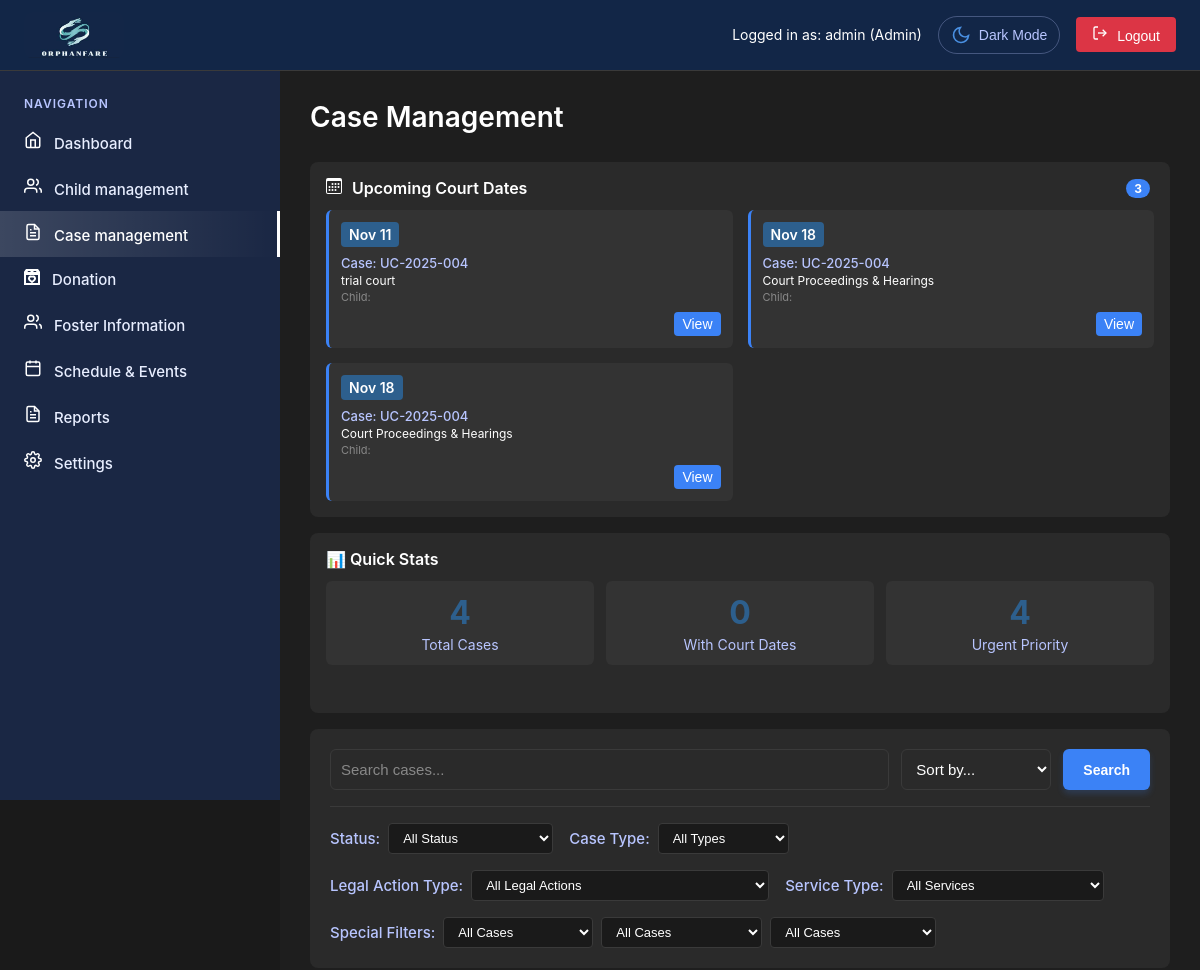
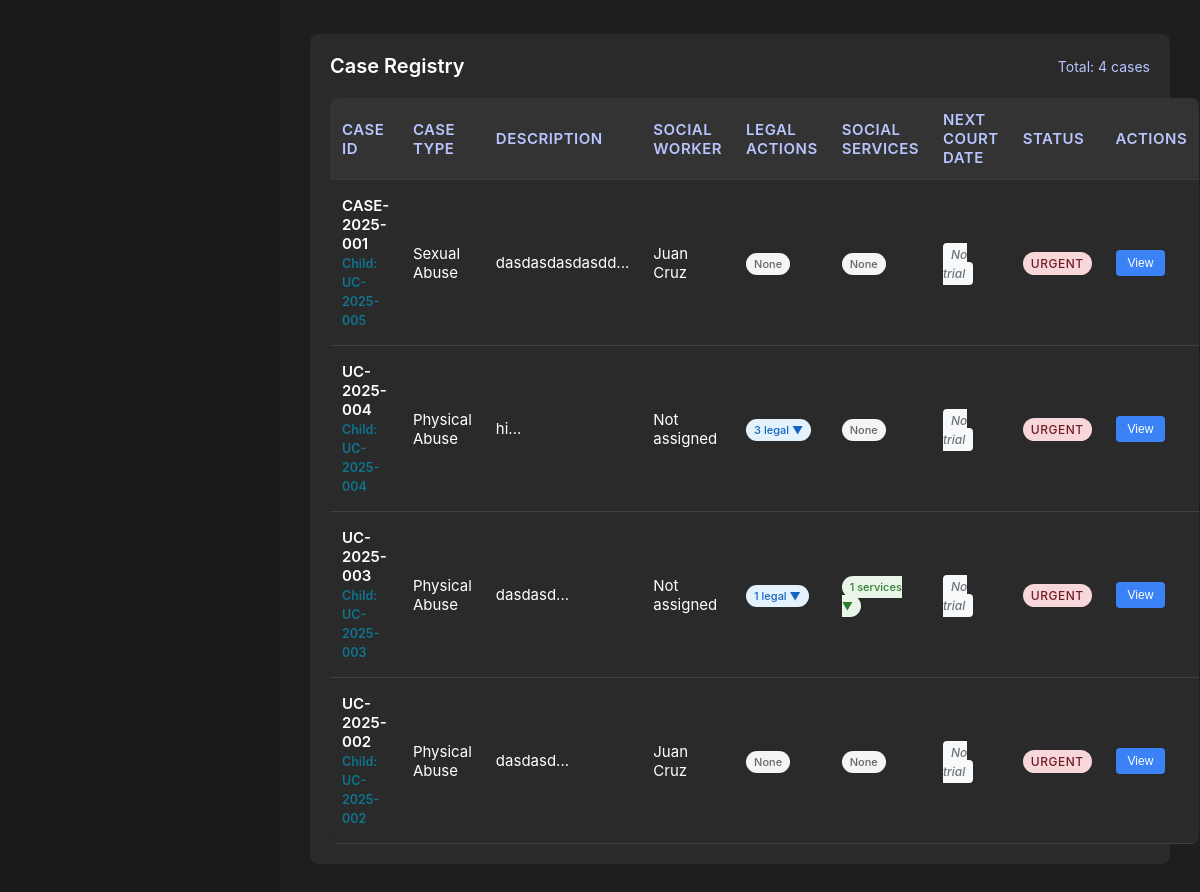
/admin/case-management.php (signed in), run on the app's committed database (2 pictures, top to bottom).
### tables this page shows
CREATE TABLE `users` (
  `id` int(11) NOT NULL,
  `username` varchar(50) NOT NULL,
  `email` varchar(100) NOT NULL,
  `password` varchar(255) NOT NULL,
  `role` enum('super_admin','admin','user','Social Worker','Social Welfare Assistant') DEFAULT 'user',
  `status` enum('active','inactive','pending') DEFAULT 'pending',
  `created_at` timestamp NOT NULL DEFAULT current_timestamp(),
  `updated_at` timestamp NOT NULL DEFAULT current_timestamp() ON UPDATE current_timestamp(),
  `two_factor_secret` varchar(32) DEFAULT NULL,
  `two_factor_enabled` tinyint(1) DEFAULT 0,
  `two_factor_verified` tinyint(1) DEFAULT 0,
  `two_factor_backup_codes` text DEFAULT NULL,
  `last_login` timestamp NULL DEFAULT NULL,
  `last_password_change` timestamp NOT NULL DEFAULT current_timestamp(),
  `failed_attempts` int(11) DEFAULT 0,
  `account_locked` tinyint(1) DEFAULT 0,
  `is_active` tinyint(1) DEFAULT 1
);

CREATE TABLE `legal_actions` (
  `id` int(11) NOT NULL,
  `case_id` varchar(20) NOT NULL,
  `type` varchar(100) NOT NULL,
  `date` date NOT NULL,
  `status` enum('Scheduled','Completed','Cancelled') DEFAULT 'Scheduled',
  `notes` text DEFAULT NULL,
  `created_at` timestamp NOT NULL DEFAULT current_timestamp(),
  `updated_at` timestamp NOT NULL DEFAULT current_timestamp() ON UPDATE current_timestamp()
);

CREATE TABLE `cases` (
  `id` int(11) NOT NULL,
  `case_id` varchar(20) NOT NULL,
  `case_type` varchar(100) NOT NULL,
  `child_name` varchar(100) NOT NULL,
  `child_age` int(11) NOT NULL,
  `child_gender` enum('Male','Female') NOT NULL,
  `current_location` text DEFAULT NULL,
  `birth_date` date DEFAULT NULL,
  `birth_place` varchar(255) DEFAULT NULL,
  `educational_attention` varchar(255) DEFAULT NULL,
  `contact_number` varchar(20) DEFAULT NULL,
  `reported_by` varchar(100) NOT NULL,
  `reporter_relation` varchar(100) DEFAULT NULL,
  `reporter_phone` varchar(20) DEFAULT NULL,
  `reporter_email` varchar(100) DEFAULT NULL,
  `expected_date` date NOT NULL,
  `description` text NOT NULL,
  `priority` enum('urgent','high','medium','low') DEFAULT 'medium',
  `social_worker` varchar(100) DEFAULT NULL,
  `current_status` varchar(50) DEFAULT NULL,
  `status` enum('Open','Under Investigation','Court Action Pending','Closed') DEFAULT 'Open',
  `created_date` datetime NOT NULL DEFAULT current_timestamp(),
  `created_by` int(11) NOT NULL,
  `created_at` timestamp NOT NULL DEFAULT current_timestamp(),
  `updated_at` timestamp NOT NULL DEFAULT current_timestamp() ON UPDATE current_timestamp(),
  `linked_child_id` varchar(20) DEFAULT NULL,
  `cf_incident_date` date DEFAULT NULL,
  `cf_incident_location` varchar(255) DEFAULT NULL,
  `cf_perpetrator_name` varchar(100) DEFAULT NULL,
  `cf_perpetrator_relation` varchar(100) DEFAULT NULL,
  `cf_evidence_notes` text DEFAULT NULL,
  `cf_risk_level` varchar(50) DEFAULT NULL,
  `cf_case_priority` varchar(50) DEFAULT NULL,
  `cf_investigation_status` varchar(100) DEFAULT NULL
);

### admin/case-management.php (the view, shortened to what the rows shown need)
<?php
require_once 'includes/header.php';
function getStatusBadgeClass($status) {
    switch (strtolower($status)) {
        case 'urgent': return 'status-urgent';
        case 'open': return 'status-active';
    }
}
function getSocialWorkerName($socialWorkerId) {
    $socialWorkers = [
        'maria-santos' => 'Maria Santos',
        'juan-cruz' => 'Juan Cruz',
        'lisa-gonzalez' => 'Lisa Gonzalez',
        'carlos-reyes' => 'Carlos Reyes'
    ];
    return $socialWorkers[$socialWorkerId] ?? 'Not assigned';
}
function getUpcomingTrials($pdo) {
    $today = date('Y-m-d');
    $trials = [];
    try {
        $stmt = $pdo->prepare("
            SELECT la.*, c.case_id, c.child_name, c.case_type
            FROM legal_actions la
            LEFT JOIN cases c ON la.case_id = c.case_id
            WHERE la.type LIKE '%court%' OR la.type LIKE '%trial%' OR la.type LIKE '%hearing%'
            AND la.date >= ?
            ORDER BY la.date ASC
        ");
        $stmt->execute([$today]);
        $trials = $stmt->fetchAll();
    } catch (Exception $e) {
        error_log("Error fetching upcoming trials: " . $e->getMessage());
    }
    return $trials;
}
$whereClause = "WHERE 1=1";
$params = [];
$orderBy = "ORDER BY created_date DESC";
$cases = [];
$legalActionsCount = [];
$socialServicesCount = [];
$upcomingCourtDates = [];
try {
    $query = "
        SELECT c.*,
               (SELECT COUNT(*) FROM legal_actions la WHERE la.case_id = c.case_id) as legal_actions_count,
               (SELECT COUNT(*) FROM social_services ss WHERE ss.case_id = c.case_id) as social_services_count,
               (SELECT MIN(la.date) FROM legal_actions la
                WHERE la.case_id = c.case_id
                AND (la.type LIKE '%court%' OR la.type LIKE '%trial%' OR la.type LIKE '%hearing%')
                AND la.date >= CURDATE()) as next_court_date
        FROM cases c
        $whereClause
        $orderBy
    ";
    $stmt = $pdo->prepare($query);
    $stmt->execute($params);
    $cases = $stmt->fetchAll();
    foreach ($cases as $case) {
        $caseId = $case['case_id'];
        $legalActionsCount[$caseId] = $case['legal_actions_count'];
        $socialServicesCount[$caseId] = $case['social_services_count'];
        $upcomingCourtDates[$caseId] = $case['next_court_date'];
    }
} catch (Exception $e) {
    error_log("Database error in case management: " . $e->getMessage());
}
$upcomingTrials = getUpcomingTrials($pdo);
$canEdit = $permissionManager->hasPermission('case_management', 'edit');
?>
<main class="main-content">
    <div class="page-header">
        <h1 class="page-title">Case Management
        </h1>
    </div>
                <div class="case-sidebar">
                        <div class="sidebar-section">
                                <?php if (!empty($upcomingTrials)): ?>
                                    <div class="upcoming-trials-list">
                                        <?php foreach ($upcomingTrials as $trial): ?>
                                            <div class="trial-item">
                                                <div class="trial-date">
                                                    <?php echo date('M j', strtotime($trial['date'])); ?>
                                                </div>
                                                <div class="trial-info">
                                                    <div class="trial-case">Case: <?php echo htmlspecialchars($trial['case_id']); ?></div>
                                                    <div class="trial-type"><?php echo htmlspecialchars($trial['type']); ?></div>
                                                    <div class="trial-child">Child: <?php echo htmlspecialchars($trial['child_name'] ?? 'Unknown'); ?></div>
                                                </div>
                                                <div class="trial-actions">
                                                    <button class="btn-small" onclick="viewCase('<?php echo htmlspecialchars($trial['case_id']); ?>')">View</button>
                                                </div>
                                            </div>
                                        <?php endforeach; ?>
                                    </div>
                                <?php else: ?>
                                    <div class="no-upcoming-trials">
                                        No upcoming court dates
                                    </div>
                                <?php endif; ?>
                        </div>
    <div class="case-management-layout">
        <div class="case-main-content">
            <div class="registry-section">
                <div class="registry-header">
                    <h2 class="registry-title">Case Registry</h2>
                </div>
                <table class="foster-table">
                    <thead>
                        <tr>
                            <th>Case ID</th>
                            <th>Case Type</th>
                            <th>Description</th>
                            <th>Social Worker</th>
                            <th>Legal Actions</th>
                            <th>Social Services</th>
                            <th>Next Court Date</th>
                            <th>Status</th>
                            <th>Actions</th>
                        </tr>
                    </thead>
                    <tbody id="caseTableBody">
                        <?php foreach ($cases as $case):
                            $caseId = $case['case_id'];
                            $legalCount = $legalActionsCount[$caseId] ?? 0;
                            $socialCount = $socialServicesCount[$caseId] ?? 0;
                            $nextCourtDate = $upcomingCourtDates[$caseId] ?? null;
                        ?>
                        <tr <?php if ($canEdit): ?>onclick="viewCaseDetails('<?php echo htmlspecialchars($caseId); ?>')" style="cursor: pointer;"<?php else: ?>style="cursor: not-allowed;"<?php endif; ?>>
                            <td class="foster-id"><?php echo htmlspecialchars($caseId); ?>
                                <?php if ($case['linked_child_id']): ?>
                                    <br><small style="color: #0E7490;">Child: <?php echo htmlspecialchars($case['linked_child_id']); ?></small>
                                <?php endif; ?>
                            </td>
                            <td><?php echo htmlspecialchars(ucfirst($case['case_type'] ?? 'Unknown')); ?></td>
                            <td class="notes-cell"><?php echo htmlspecialchars($case['description'] ? substr($case['description'], 0, 50) . '...' : 'No description'); ?></td>
                            <td><?php echo htmlspecialchars(getSocialWorkerName($case['social_worker'] ?? '')); ?></td>
                            <td>
                                <?php if ($legalCount > 0): ?>
                                    <div class="actions-dropdown">
                                        <span class="count-badge legal-count" onclick="event.stopPropagation(); toggleActions(this)">
                                            <?php echo $legalCount; ?> legal ▼
                                        </span>
                                    </div>
                                <?php else: ?>
                                    <span class="count-badge no-data">None</span>
                                <?php endif; ?>
                            </td>
                            <td>
                                <?php if ($socialCount > 0): ?>
                                    <div class="services-dropdown">
                                        <span class="count-badge social-count" onclick="event.stopPropagation(); toggleServices(this)">
                                            <?php echo $socialCount; ?> services ▼
                                        </span>
                                    </div>
                                <?php else: ?>
                                    <span class="count-badge no-data">None</span>
                                <?php endif; ?>
                            </td>
                            <td>
                                <?php if ($nextCourtDate): ?>
                                    <span class="court-date upcoming"><?php echo date('M j, Y', strtotime($nextCourtDate)); ?></span>
                                <?php else: ?>
                                    <span class="court-date none">No trial</span>
                                <?php endif; ?>
                            </td>
                            <td>
                                <?php
                                $statusText = $case['status'] ?? 'Unknown';
                                $statusClass = getStatusBadgeClass($case['status'] ?? '');
                                if (($case['status'] ?? '') === 'Open' && ($case['priority'] ?? '')) {
                                    $statusText = ucfirst($case['priority']);
                                    $statusClass = getStatusBadgeClass($case['priority']);
                                }
                                ?>
                                <span class="status-badge <?php echo $statusClass; ?>"><?php echo htmlspecialchars($statusText); ?></span>
                            </td>
                            <td onclick="event.stopPropagation();">
                                <?php if ($canEdit): ?>
                                    <button class="view-btn" onclick="viewCase('<?php echo htmlspecialchars($caseId); ?>')">View</button>
                                <?php else: ?>
                                    <button class="view-btn" disabled title="Read-only mode - No actions allowed">View</button>
                                <?php endif; ?>
                            </td>
                        </tr>
                        <?php endforeach; ?>
                    </tbody>
                </table>
            </div>
        </div>
        </div>
    </div>
</main>
<?php
require_once 'includes/footer.php';
?>

### admin/includes/header.php (shortened to what the rows shown need)
<?php
require_once '../config/database.php';
require_once 'auth.php';
$currentUser = getCurrentUser();
try {
    $stmt = $pdo->prepare("SELECT role FROM users WHERE id = ?");
    $stmt->execute([$currentUser['id']]);
    $dbUser = $stmt->fetch(PDO::FETCH_ASSOC);
    if ($dbUser && $dbUser['role']) {
        $currentUser = getCurrentUser();
    }
} catch (Exception $e) {
}
require_once 'permissions.php';
?>
<!DOCTYPE html>
<html lang="en">
<head>
    <link rel="stylesheet" href="../css/common.css">
    <link rel="stylesheet" href="../css/admin.css">
</head>
<body>
    <div class="dashboard-container">
        <div class="top-header">
            <div class="user-info">
                <span class="user-status">Logged in as: <?php echo htmlspecialchars($currentUser['username'] ?? 'Admin'); ?> (<?php
                    $roleDisplay = match($currentUser['role']) {
                        'super_admin' => 'Super Admin',
                        'admin' => 'Admin',
                        'Social Worker' => 'Social Worker',
                        'Social Welfare Assistant' => 'Social Welfare Assistant',
                        default => ucfirst($currentUser['role'])
                    };
                    echo htmlspecialchars($roleDisplay);
                ?>)</span>
                <button id="themeToggle" class="theme-toggle">
                    <span class="theme-icon">
                    </span>
                    <span class="text">Dark Mode</span>
                </button>
                <button class="logout-btn" onclick="logout()">
                    <svg width="16" height="16" viewBox="0 0 24 24" fill="none" stroke="currentColor" stroke-width="2" style="margin-right: 5px;">
                        <path d="M9 21H5a2 2 0 0 1-2-2V5a2 2 0 0 1 2-2h4"/>
                        <polyline points="16 17 21 12 16 7"/>
                        <line x1="21" y1="12" x2="9" y2="12"/>
                    </svg>
                    Logout
                </button>
            </div>
        </div>

### data on the page
users: role "admin", role "Admin"
legal_actions: date "Nov 11", cases.case_id "UC-2025-004", type "trial court"
legal_actions: date "Nov 18", cases.case_id "UC-2025-004", type "Court Proceedings & Hearings"
legal_actions: date "Nov 18", cases.case_id "UC-2025-004", type "Court Proceedings & Hearings"
cases: case "CASE-2025-001", linked_child "UC-2025-005", case_type "Sexual Abuse", description "dasdasdasdasdd...", social_worker "Juan Cruz", shows "None", priority "URGENT"
cases: case "UC-2025-004", linked_child "UC-2025-004", case_type "Physical Abuse", description "hi...", social_worker "Not assigned", legalCount "3", shows "None", priority "URGENT"
cases: case "UC-2025-003", linked_child "UC-2025-003", case_type "Physical Abuse", description "dasdasd...", social_worker "Not assigned", legalCount "1", case "1", priority "URGENT"
cases: case "UC-2025-002", linked_child "UC-2025-002", case_type "Physical Abuse", description "dasdasd...", social_worker "Juan Cruz", shows "None", priority "URGENT"

### other printed values
count($upcomingTrials) "3"
count($cases) "4"
count($courtCases) "0"
count($urgentCases) "4"
